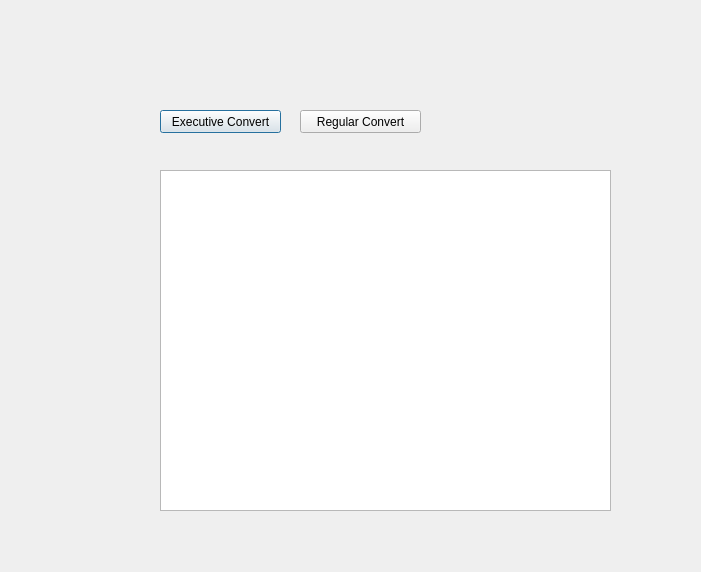
<?xml version="1.0" encoding="UTF-8"?>
<ui version="4.0">
 <class>customerConvert</class>
 <widget class="QDialog" name="customerConvert">
  <property name="geometry">
   <rect>
    <x>0</x>
    <y>0</y>
    <width>701</width>
    <height>572</height>
   </rect>
  </property>
  <property name="windowTitle">
   <string>Dialog</string>
  </property>
  <widget class="QPushButton" name="pushButton">
   <property name="geometry">
    <rect>
     <x>160</x>
     <y>110</y>
     <width>121</width>
     <height>23</height>
    </rect>
   </property>
   <property name="text">
    <string>Executive Convert</string>
   </property>
  </widget>
  <widget class="QPushButton" name="pushButton_2">
   <property name="geometry">
    <rect>
     <x>300</x>
     <y>110</y>
     <width>121</width>
     <height>23</height>
    </rect>
   </property>
   <property name="text">
    <string>Regular Convert</string>
   </property>
  </widget>
  <widget class="QTextBrowser" name="textBrowser">
   <property name="geometry">
    <rect>
     <x>160</x>
     <y>170</y>
     <width>451</width>
     <height>341</height>
    </rect>
   </property>
  </widget>
 </widget>
 <resources/>
 <connections/>
</ui>
